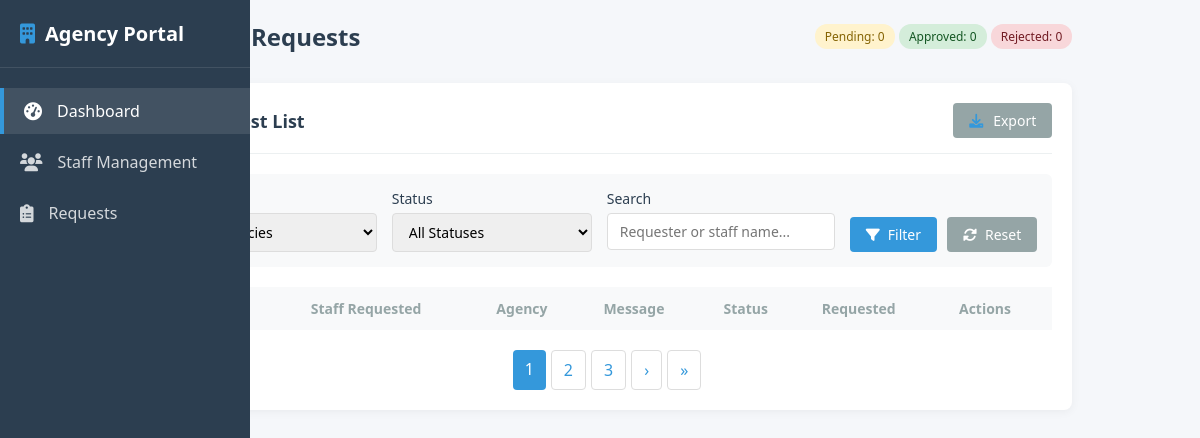
The app's page /requests/2/ (signed in), older data.
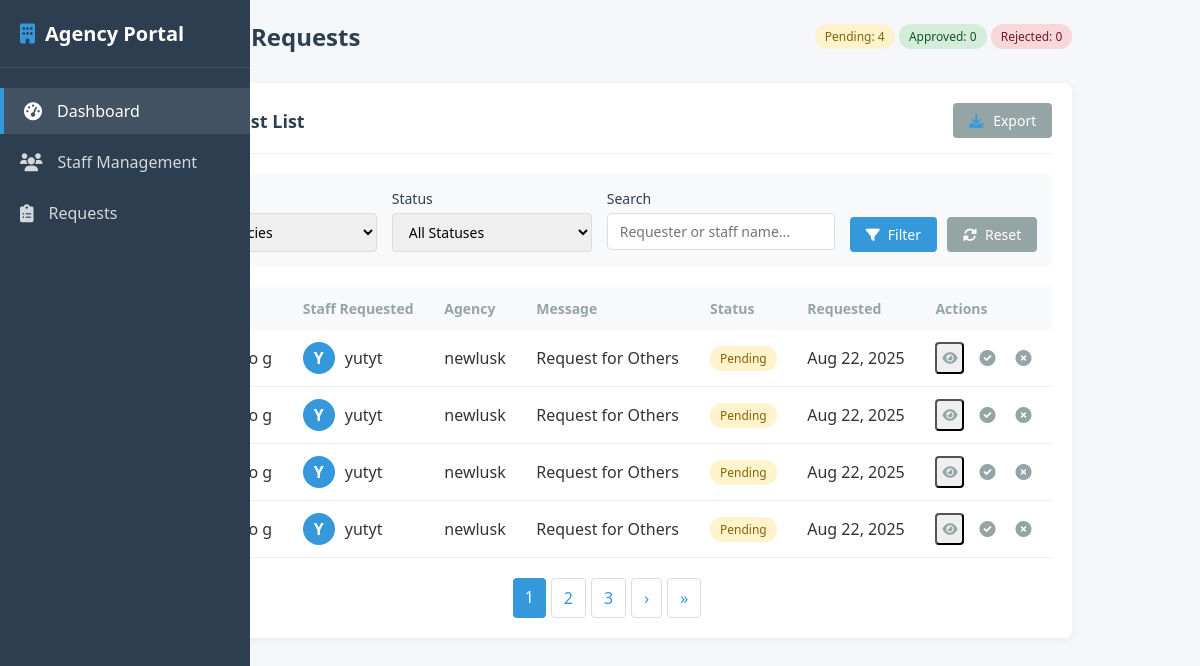
The same page, newer data.
### services/models.py (models this page shows, shortened)
class StaffRequest(models.Model):
    REQUEST_STATUS = (
        ('Approved', 'Approved'),
        ('Rejected', 'Rejected'),
    )
    requester = models.ForeignKey(UserProfile, on_delete=models.CASCADE, related_name="staff_requests")
    agency = models.ForeignKey(Agency, on_delete=models.CASCADE, related_name="staff_requests")
    staff = models.ForeignKey(Staff, on_delete=models.CASCADE, related_name="requests")
    status = models.CharField(max_length=20, choices=REQUEST_STATUS, default='Pending')
    message = models.TextField(blank=True, null=True, help_text="Additional info from requester")
    created_at = models.DateTimeField(auto_now_add=True)
    updated_at = models.DateTimeField(auto_now=True)
    class Meta:
        verbose_name = "Staff Request"
        verbose_name_plural = "Staff Requests"
        ordering = ['-created_at']

class Staff(models.Model):
    SERVICE_TYPES = (
        ('Maid', 'Maid'),
        ('Driver', 'Driver'),
        ('Security Guard', 'Security Guard'),
        ('Gardener', 'Gardener'),
        ('Babysitter', 'Babysitter'),
        ('Others', 'Others'),
    )
    STAFF_STATUS = (
        ('Pending', 'Pending'),  #active for work
        ('Active', 'Active'),     #at a work
    )
    agency = models.ForeignKey(Agency, on_delete=models.CASCADE, related_name='agency')
    full_name = models.CharField(max_length=255, help_text="Full name or alias")
    photo = models.ImageField(upload_to='staff_photos/', blank=True, null=True)
    age = models.PositiveIntegerField()
    address = models.CharField(max_length=255, help_text="Residential or work area")
    service_type = models.CharField(max_length=50, choices=SERVICE_TYPES)
    skills_duties = models.TextField(help_text="Describe skills or duties")
    experience_years = models.PositiveIntegerField(default=0)
    languages = models.CharField(max_length=255, help_text="Comma-separated list of languages")
    availability = models.CharField(max_length=100, help_text="E.g. Mon–Fri, 8am–5pm")
    notes = models.TextField(blank=True, null=True)
    status = models.CharField(max_length=20, choices=STAFF_STATUS, default='Pending')
    contact_number = models.CharField(max_length=20)
    email = models.EmailField()
    created_at = models.DateTimeField(auto_now_add=True)
    updated_at = models.DateTimeField(auto_now=True)
    class Meta:
        verbose_name = "Staff Member"
        verbose_name_plural = "Staff Members"
        ordering = ['-created_at']

class Agency(models.Model):
    SERVICE_CATEGORIES = (
        ('Driver', 'Driver'),
        ('Maid', 'Maid'),
        ('Security Guard', 'Security Guard'),
        ('Garden Boy', 'Garden Boy'),
        ('Babysitter', 'Babysitter'),
        ('Others', 'Others'),
    )
    AGENCY_TYPES = (
        ('Maids', 'Maids'),
        ('Drivers', 'Drivers'),
        ('Security', 'Security'),
        ('Others', 'Others'),
    )
    AGENCY_STATUS = (
        ('Submitted', 'Submitted'),
        ('Approved', 'Approved'),
        ('Rejected', 'Rejected'),
        ('Suspended', 'Suspended'),
    )
    user = models.ForeignKey(User, on_delete=models.CASCADE, related_name='agencies')
    agency_name = models.CharField(max_length=255)
    agency_type = MultiSelectField(choices=AGENCY_TYPES, max_choices=3)
    owner_contact_person = models.CharField(max_length=255)
    contact_number = models.CharField(max_length=20)
    email = models.EmailField()
    office_address = models.TextField()
    service_categories = MultiSelectField(choices=SERVICE_CATEGORIES)
    years_in_operation = models.PositiveIntegerField()
    number_of_staff = models.PositiveIntegerField()
    verification_documents = models.FileField(upload_to='verification_docs/')
    preferred_service_area = models.CharField(max_length=255, help_text="Comma-separated regions (e.g. Lusaka, Ndola)")
    availability = models.CharField(max_length=100, help_text="e.g. Mon–Sat, 8am–6pm")
    short_description = models.TextField()
    consent_agreed = models.BooleanField(default=False)
    status = models.CharField(max_length=20, choices=AGENCY_STATUS, default='Submitted')
    created_at = models.DateTimeField(auto_now_add=True)
    updated_at = models.DateTimeField(auto_now=True)
    class Meta:
        verbose_name = "Agency"
        verbose_name_plural = "Agencies"
        ordering = ['-created_at']

### members/models.py (models this page shows, shortened)
class UserProfile(models.Model):
    id = models.AutoField(primary_key=True)
    userid = models.OneToOneField(User, on_delete=models.CASCADE)
    firstname = models.CharField(max_length=30)
    lastname = models.CharField(max_length=30)
    familyname = models.CharField(max_length=30)
    phonenumber = models.CharField(max_length=15)
    email = models.EmailField()
    password = models.CharField(max_length=255)
    status=models.IntegerField()

### services/views.py (the view)
# urls.py: path("requests/<int:agency_id>/", views.agency_requests_view, name="agency_request"),
def agency_requests_view(request, agency_id):
    agency = get_object_or_404(Agency, id=agency_id)
    if request.user != agency.user:
        messages.error(request, "[REQUEST] You are not allowed to view these requests.")
        return redirect("dashboard")
    requests_qs = StaffRequest.objects.filter(agency=agency).order_by("-created_at")
    stats = {
        "pending": requests_qs.filter(status="Pending").count(),
        "approved": requests_qs.filter(status="Approved").count(),
        "rejected": requests_qs.filter(status="Rejected").count(),
    }
    return render(
        request,
        "services/cust_requests.html",
        {"agency": agency, "requests": requests_qs, "stats": stats},
    )

### templates/services/cust_requests.html (shortened to what the changed rows need)
{% extends 'services/agencybase.html' %}
{% load static %}
{% block content %}
    <div class="container">
        <div class="header">
            <h1> Staff Requests</h1>
           <div>
                <span class="badge pending" id="pending-count">Pending: {{ stats.pending }}</span>
                <span class="badge approved" id="approved-count">Approved: {{ stats.approved }}</span>
                <span class="badge rejected" id="rejected-count">Rejected: {{ stats.rejected }}</span>
            </div>
        </div>
        <div class="section">
            <table class="staff-table" id="requests-table">
                <thead>
                    <tr>
                        <th>Requester</th>
                        <th>Staff Requested</th>
                        <th>Agency</th>
                        <th>Message</th>
                        <th>Status</th>
                        <th>Requested</th>
                        <th>Actions</th>
                    </tr>
                </thead>
                <tbody id="requests-tbody">
                    {% for req in requests %}
                    <tr data-agency="{{ req.agency.id }}" data-status="{{ req.status }}" data-search="{{ req.requester.firstname|lower }} {{ req.requester.lastname|lower }} {{ req.staff.full_name|lower }} {{ req.staff.service_type|lower }}">
                        <td>
                            <div class="staff-name">
                                <div class="thumb-initial">{{ req.requester.firstname|first|upper }}</div>
                                <span class="requester-name">{{ req.requester.firstname }} {{ req.requester.lastname }}</span>
                            </div>
                        </td>
                        <td>
                            <div class="staff-name">
                                <div class="thumb-initial">{{ req.staff.full_name|first|upper }}</div>
                                <span class="staff-name-text">{{ req.staff.full_name }}</span>
                            </div>
                        </td>
                        <td class="agency-name">{{ req.agency.agency_name }}</td>
                        <td class="request-message">Request for {{ req.staff.service_type }}</td>
                        <td>
                            <span class="badge {% if req.status == 'Pending' %}pending
                                            {% elif req.status == 'Approved' %}approved
                                            {% elif req.status == 'Rejected' %}rejected{% endif %}">
                                {{ req.status }}
                            </span>
                        </td>
                        <td class="request-date">{{ req.created_at|date:"M d, Y" }}</td>
                        <td>
                            <div class="actions">
                                <button class="action-btn view-details" title="View Details" data-id="{{ req.id }}">
                                    <i class="fas fa-eye"></i>
                                </button>
                                {% if req.status == "Pending" %}
                                <a href="{% url 'approve_request' req.id %}" class="action-btn" title="Approve">
                                    <i class="fas fa-check-circle"></i>
                                </a>
                                <a href="{% url 'reject_request' req.id %}" class="action-btn delete" title="Reject">
                                    <i class="fas fa-times-circle"></i>
                                </a>
                                {% endif %}
                            </div>
                        </td>
                    </tr>
                    {% empty %}
                    <tr id="no-results">
                        <td colspan="7" class="empty-state">
                            <i class="fas fa-inbox"></i> No requests yet
                        </td>
                    </tr>
                    {% endfor %}
                </tbody>
            </table>
        </div>
    </div>
{% endblock %}

Row changes from the older to the newer data that the page shows:
added StaffRequest: requester.lastname "g", staff.full_name|first "Y", staff.full_name "yutyt", agency.agency_name "newlusk", staff.service_type "Others", status "Pending", created_at "Aug 22, 2025"
added StaffRequest: requester.lastname "g", staff.full_name|first "Y", staff.full_name "yutyt", agency.agency_name "newlusk", staff.service_type "Others", status "Pending", created_at "Aug 22, 2025"
added StaffRequest: requester.lastname "g", staff.full_name|first "Y", staff.full_name "yutyt", agency.agency_name "newlusk", staff.service_type "Others", status "Pending", created_at "Aug 22, 2025"
added StaffRequest: requester.lastname "g", staff.full_name|first "Y", staff.full_name "yutyt", agency.agency_name "newlusk", staff.service_type "Others", status "Pending", created_at "Aug 22, 2025"
Text that changed along with them:
{{ stats.pending }}: "0" → "4"
